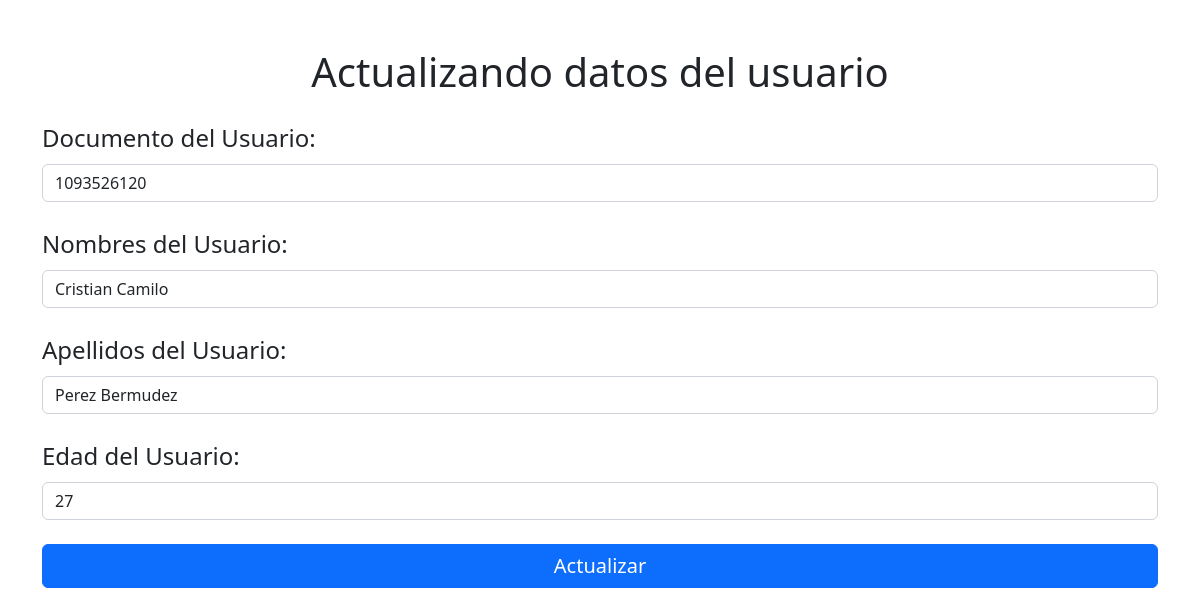
The page /actualizar.php?id=103 on the database its author committed.
### tables this page shows
CREATE TABLE `alumno` (
  `cod_estudiante` int(11) NOT NULL,
  `documento` varchar(10) NOT NULL,
  `nombres` varchar(50) NOT NULL,
  `apellidos` varchar(50) NOT NULL,
  `edad` varchar(2) NOT NULL
);

### actualizar.php (the view, shortened to what this page needs)
<?php
    $conexion = conectar();
    $id = $_GET['id'];
    $sql = "SELECT * FROM alumno WHERE cod_estudiante = '$id'";
    $query = mysqli_query($conexion, $sql);
    $row = mysqli_fetch_array($query);
?>
<!DOCTYPE html>
<html lang="es">
<head>
    <link href="https://cdn.jsdelivr.net/npm/bootstrap@5.2.0/dist/css/bootstrap.min.css" rel="stylesheet"
>
</head>
<body>
    <div class="container mt-5">
        <h1 class="text-center mb-4 danger">Actualizando datos del usuario</h1>
        <form action="update.php" method="post">
            <label for="documentoUsuario" class="mb-2 fs-4">Documento del Usuario:</label>
            <input type="text" name="documento" id="documento" value="<?php echo $row['documento']?>" class="form-control mb-4">
            <label for="nombres" class="mb-2 fs-4">Nombres del Usuario:</label>
            <input type="text" name="nombres" value="<?php echo $row['nombres']?>" class="form-control mb-4">
            <label for="apellidos" class="mb-2 fs-4">Apellidos del Usuario:</label>
            <input type="text" name="apellidos" value="<?php echo $row['apellidos']?>" class="form-control mb-4">
            <label for="edad" class="mb-2 fs-4">Edad del Usuario:</label>
            <input type="text" name="edad" value="<?php echo $row['edad']?>" class="form-control mb-4">
            <input type="submit" value="Actualizar" class="btn btn-primary btn-block w-100 fs-5">
        </form>
    </div>
</body>
</html>

### rows shown on the page
alumno: documento "1093526120", nombres "Cristian Camilo", apellidos "Perez Bermudez", edad "27"
